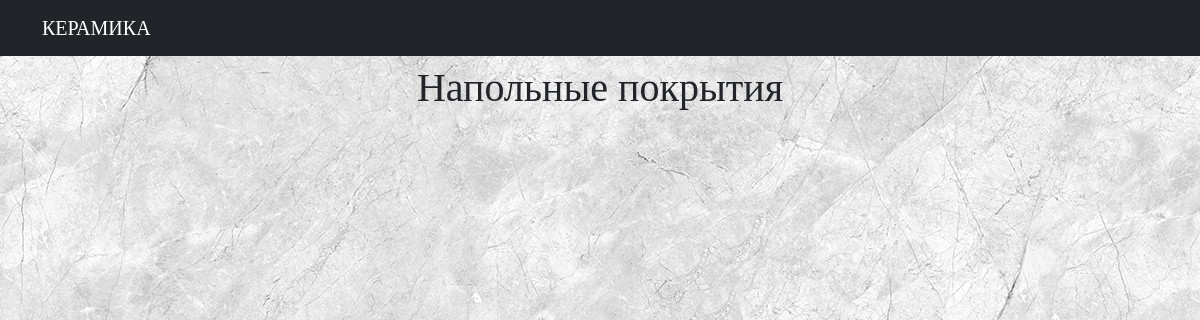
Before: /pol.php with the older database file.
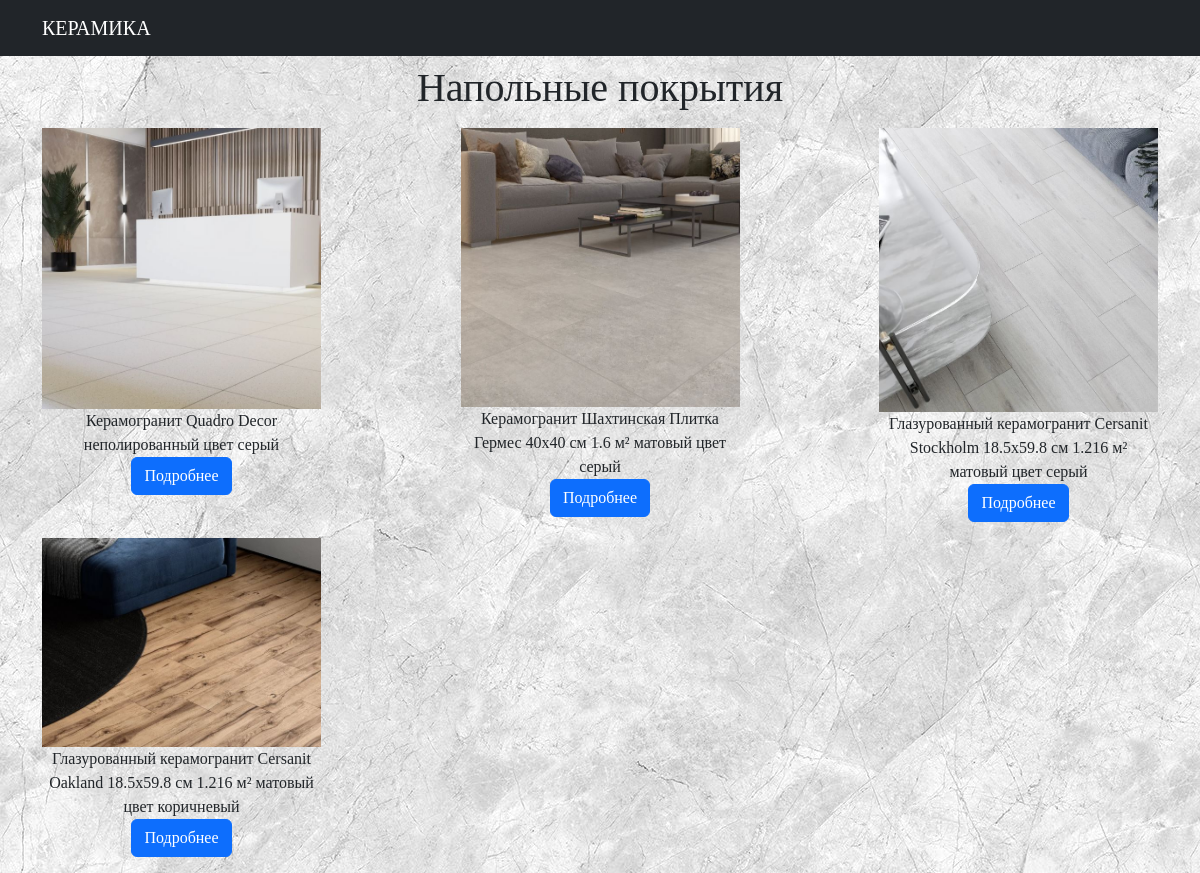
After: the same page with the newer database file.
### tables this page shows
CREATE TABLE `product` (
  `ID` int(11) NOT NULL,
  `Наименование` varchar(100) NOT NULL,
  `Категория` varchar(25) NOT NULL,
  `Описание` varchar(5000) NOT NULL,
  `Цена` varchar(50) NOT NULL,
  `Страна производства` varchar(25) NOT NULL,
  `Ширина, см` int(11) NOT NULL,
  `Длина, см` int(11) NOT NULL,
  `Толщина, мм` int(11) NOT NULL,
  `Коллекция` varchar(30) DEFAULT NULL,
  `Фото главное` varchar(255) NOT NULL,
  `Фото` varchar(255) NOT NULL
);

### pol.php (the view, shortened to what this page needs)
<!DOCTYPE html>
<html lang="en">
<head>
    <link href="https://cdn.jsdelivr.net/npm/bootstrap@5.3.1/dist/css/bootstrap.min.css" rel="stylesheet"
>
   <link rel="stylesheet" href="style.css">
   <link rel="stylesheet" href="https://cdnjs.cloudflare.com/ajax/libs/font-awesome/6.5.1/css/all.min.css">
</head>
<body>
<?include "header.php"?>
<div class="container text-center">
<div class="mt-2 mb-3"><h1>Напольные покрытия</h1></div>
<div class="d-flex flex-wrap mb-3 gap-3 justify-content-between ">
<?php
        $db = dbconn();
            $query = $db->query("SELECT * FROM `product`");
            while($row=$query->fetch_assoc())
            { if ($row['Категория']=='Напольная плитка'){
            ?>
            <div class="col-3 h-100 ">
            <img src="<?=$row['Фото главное']?>" alt="" class="jpgr">
            <br>
                <?=$row['Наименование']?>
                <br>
            <a href ="user.php?id=<?=$row['id']?>" class="btn btn-primary">Подробнее</a>
            </div>
            <?
            }
        }
?>
</div>
</div>
</body>
</html>

### header.php (shortened to what this page needs)
<nav class="navbar bg-dark navbar-expand-lg" data-bs-theme="dark" >
  <div class="container">
    <a class="navbar-brand" <? if(!empty($_SESSION['login'])){?> href="main.php" <?}?> >КЕРАМИКА</a>
  </div>
</nav>

### style.css (style rules this page uses)
body { background: url('/фото/фон2.jpg') ; font-family: Georgia, 'Times New Roman', Times, serif; }
.jpgr { width: 100%; height: 80%; }
.jpgr { width: 180px; height: 180px; border-radius: 10px; }

Changed rows visible on the page:
added product: Фото главное (picture), Наименование "Керамогранит Quadro Decor неполированный цвет серый"
added product: Фото главное (picture), Наименование "Керамогранит Шахтинская Плитка Гермес 40x40 см 1.6 м² матовый цвет серый"
added product: Фото главное (picture), Наименование "Глазурованный керамогранит Cersanit Stockholm 18.5x59.8 см 1.216 м² матовый цвет серый"
added product: Фото главное (picture), Наименование "Глазурованный керамогранит Cersanit Oakland 18.5x59.8 см 1.216 м² матовый цвет коричневый"
